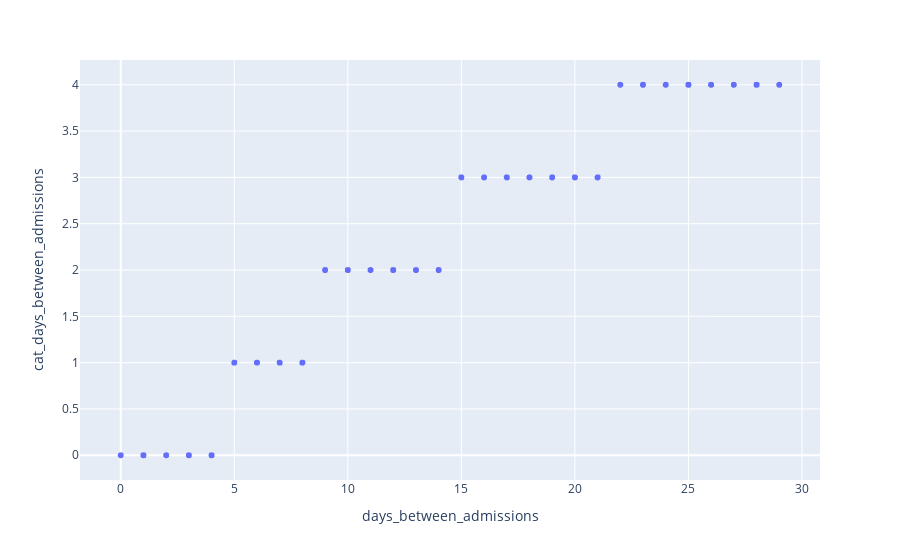

Write notebook code for a chart like this one.
### Markdown cell above
Validate the new ordinal variable is consistent with the days between admissions

### Code cell
px.scatter(erBEfore, x = "days_between_admissions", y = "cat_days_between_admissions")

### Figure 1 — Plotly figure (JSON) as saved in the notebook; plotly's stock layout.template omitted (floating-point values rounded to 4 significant figures; data arrays with more than 128 entries replaced by an {"elided": "..."} marker saying what was removed)
{"data": [{"hovertemplate": "days_between_admissions=%{x}<br>cat_days_between_admissions=%{y}<extra></extra>", "legendgroup": "", "marker": {"color": "#636efa", "symbol": "circle"}, "mode": "markers", "name": "", "showlegend": false, "type": "scattergl", "x": {"elided": "7415 int values"}, "xaxis": "x", "y": {"elided": "7415 int values"}, "yaxis": "y"}], "layout": {"legend": {"tracegroupgap": 0}, "margin": {"t": 60}, "xaxis": {"anchor": "y", "domain": [0, 1], "title": {"text": "days_between_admissions"}}, "yaxis": {"anchor": "x", "domain": [0, 1], "title": {"text": "cat_days_between_admissions"}}}}
